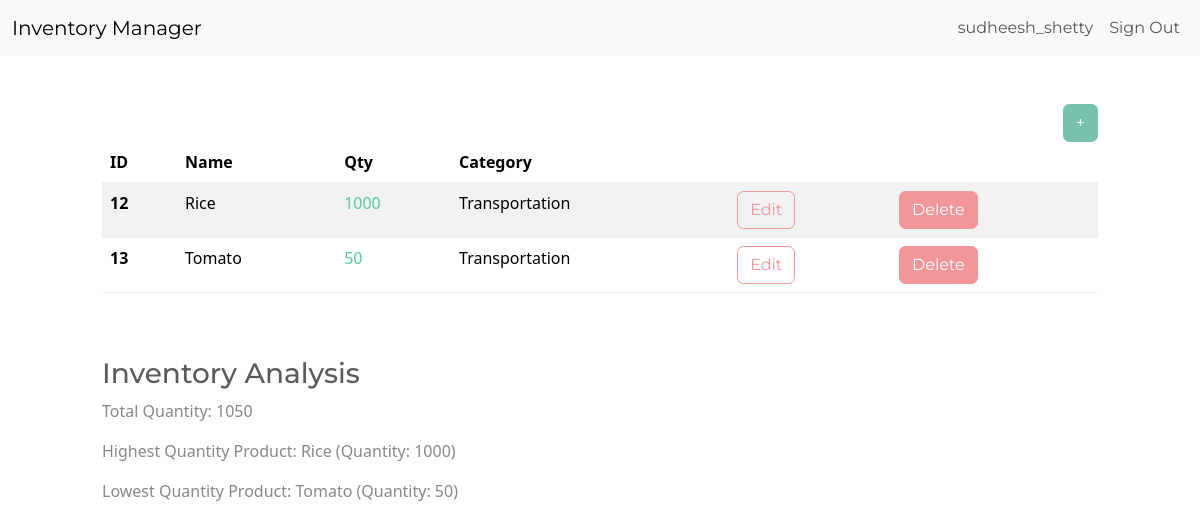
Page /dashboard/ (signed in) on the committed database.
### inventory/models.py (models this page shows, shortened)
class InventoryItem(models.Model):
	name = models.CharField(max_length=200)
	quantity = models.IntegerField()
	category = models.ForeignKey('Category', on_delete=models.SET_NULL, blank=True, null=True)
	date_created = models.DateTimeField(auto_now_add=True)
	user = models.ForeignKey(User, on_delete=models.CASCADE)

class Category(models.Model):
	name = models.CharField(max_length=200)
	class Meta:
		verbose_name_plural = 'categories'

### inventory/views.py (the view)
# urls.py: path('dashboard/', Dashboard.as_view(), name='dashboard'),
class Dashboard(LoginRequiredMixin, View):
	def get(self, request):
		items = InventoryItem.objects.filter(user=self.request.user.id).order_by('id')
		low_inventory = InventoryItem.objects.filter(
			user=self.request.user.id,
			quantity__lte=LOW_QUANTITY
		)
		if low_inventory.count() > 0:
			if low_inventory.count() > 1:
				messages.error(request, f'{low_inventory.count()} items have low inventory')
			else:
				messages.error(request, f'{low_inventory.count()} item has low inventory')
		low_inventory_ids = InventoryItem.objects.filter(
			user=self.request.user.id,
			quantity__lte=LOW_QUANTITY
		).values_list('id', flat=True)
		analysis_data = inventory_analysis(self.request.user.id)
		return render(request, 'inventory/dashboard.html', {'items': items, 'low_inventory_ids': low_inventory_ids,'analysis_data': analysis_data})

### inventory/views.py (called while the page is built)
def inventory_analysis(user_id):
    inventory_items = InventoryItem.objects.filter(user=user_id)
    data = {
        'Product': [item.name for item in inventory_items],
        'Quantity': [item.quantity for item in inventory_items],
    }
    df = pd.DataFrame(data)
    total_quantity = df['Quantity'].sum()
    highest_quantity_product = df.loc[df['Quantity'].idxmax()]
    lowest_quantity_product = df.loc[df['Quantity'].idxmin()]
    analysis_data = {
        'total_quantity': total_quantity,
        'highest_quantity_product': highest_quantity_product,
        'lowest_quantity_product': lowest_quantity_product,
    }
    return analysis_data

### inventory/templates/inventory/dashboard.html (shortened to what this page needs)
{% extends 'inventory/base.html' %}
{% block content %}
	<div class="row">
		<div class="col-md-10 col-12 mx-auto mt-5">
			<div class="d-flex justify-content-end">
				<a href="{% url 'add-item' %}" class="btn btn-primary">+</a>
			</div>
			<table class="table table-hover table-striped">
				<thead>
					<tr>
						<th scope="col">ID</th>
						<th scope="col">Name</th>
						<th scope="col">Qty</th>
						<th scope="col">Category</th>
						<th scope="col"></th>
						<th scope="col"></th>
					</tr>
				</thead>
				<tbody>
					{% for item in items %}
					<tr>
						<th scope="row">{{ item.id }}</th>
						<td>{{ item.name }}</td>
						{% if item.id in low_inventory_ids %}
							<td class="text-danger">{{ item.quantity }}</td>
						{% else %}
							<td class="text-success">{{ item.quantity }}</td>
						{% endif %}
						<td>{{ item.category.name }}</td>
						<td><a href="{% url 'edit-item' item.id %}" class="btn btn-outline-secondary">Edit</a></td>
						<td><a href="{% url 'delete-item' item.id %}" class="btn btn-secondary">Delete</a></td>
					</tr>
					{% endfor %}
				</tbody>
			</table>
		</div>
	</div>
<div class="row">
    <div class="col-md-10 col-12 mx-auto mt-5">
        <h3>Inventory Analysis</h3>
        <p>Total Quantity: {{ analysis_data.total_quantity }}</p>
        <p>Highest Quantity Product: {{ analysis_data.highest_quantity_product.Product }} (Quantity: {{ analysis_data.highest_quantity_product.Quantity }})</p>
        <p>Lowest Quantity Product: {{ analysis_data.lowest_quantity_product.Product }} (Quantity: {{ analysis_data.lowest_quantity_product.Quantity }})</p>
    </div>
</div>
{% endblock content %}

### inventory/templates/inventory/base.html (shortened to what this page needs)
<!DOCTYPE html>
<html lang="en">
<head>
	<link href="https://bootswatch.com/5/minty/bootstrap.min.css" rel="stylesheet">
</head>
<body>
	{% include 'inventory/navigation.html' %}
	{% block content %}
	{% endblock content %}
</body>
</html>

### inventory/templates/inventory/navigation.html (shortened to what this page needs)
<nav class="navbar navbar-expand-lg bg-light">
	<div class="container-fluid">
		<a class="navbar-brand" href="{% url 'index' %}">Inventory Manager</a>
		<div class="collapse navbar-collapse justify-content-end" id="navbarNav">
			<ul class="navbar-nav">
				{% if user.is_authenticated %}
					<li class="nav-item">
						<a class="nav-link" href="#">{{ user.username }}</a>
					</li>
					<li class="nav-item">
						<a class="nav-link" href="{% url 'logout' %}">Sign Out</a>
					</li>
				{% endif %}
			</ul>
		</div>
	</div>
</nav>

### rows in the picture
InventoryItem: id "12", name "Rice", quantity "1000", category.name "Transportation", highest_quantity_product.Product "Rice"
InventoryItem: id "13", name "Tomato", quantity "50", category.name "Transportation", lowest_quantity_product.Product "Tomato"

### other values in the picture
{{ user.username }} "sudheesh_shetty"
{{ analysis_data.total_quantity }} "1050"
{{ analysis_data.highest_quantity_product.Quantity }} "1000"
{{ analysis_data.lowest_quantity_product.Quantity }} "50"
